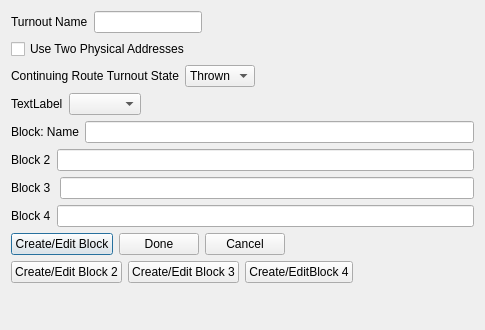
<?xml version="1.0" encoding="UTF-8"?>
<ui version="4.0">
 <class>EditTurnout</class>
 <widget class="QDialog" name="EditTurnout">
  <property name="geometry">
   <rect>
    <x>0</x>
    <y>0</y>
    <width>485</width>
    <height>330</height>
   </rect>
  </property>
  <property name="windowTitle">
   <string>Edit Turnout</string>
  </property>
  <layout class="QFormLayout" name="formLayout">
   <item row="0" column="0">
    <layout class="QHBoxLayout" name="horizontalLayout">
     <item>
      <widget class="QLabel" name="turnoutNameLabel">
       <property name="text">
        <string>Turnout Name</string>
       </property>
      </widget>
     </item>
     <item>
      <widget class="QLineEdit" name="turnoutNameField"/>
     </item>
    </layout>
   </item>
   <item row="1" column="0">
    <widget class="QCheckBox" name="additionalTurnout">
     <property name="text">
      <string>Use Two Physical Addresses</string>
     </property>
    </widget>
   </item>
   <item row="2" column="0">
    <layout class="QHBoxLayout" name="horizontalLayout_2">
     <item>
      <widget class="QLabel" name="stateLabel">
       <property name="text">
        <string>Continuing Route Turnout State</string>
       </property>
      </widget>
     </item>
     <item>
      <widget class="QComboBox" name="stateBox">
       <item>
        <property name="text">
         <string>Thrown</string>
        </property>
       </item>
       <item>
        <property name="text">
         <string>Closed</string>
        </property>
       </item>
      </widget>
     </item>
    </layout>
   </item>
   <item row="3" column="0">
    <layout class="QHBoxLayout" name="horizontalLayout_9">
     <item>
      <widget class="QLabel" name="secondTurnoutLabel">
       <property name="text">
        <string>TextLabel</string>
       </property>
      </widget>
     </item>
     <item>
      <widget class="QComboBox" name="secondTurnoutComboBox"/>
     </item>
    </layout>
   </item>
   <item row="8" column="0">
    <layout class="QHBoxLayout" name="horizontalLayout_4">
     <item>
      <widget class="QPushButton" name="turnoutEditBlock">
       <property name="text">
        <string>Create/Edit Block</string>
       </property>
      </widget>
     </item>
     <item>
      <widget class="QPushButton" name="turnoutEditDone">
       <property name="text">
        <string>Done</string>
       </property>
      </widget>
     </item>
     <item>
      <widget class="QPushButton" name="turnoutEditCancel">
       <property name="text">
        <string>Cancel</string>
       </property>
      </widget>
     </item>
    </layout>
   </item>
   <item row="9" column="0">
    <layout class="QHBoxLayout" name="horizontalLayout_5">
     <item>
      <widget class="QPushButton" name="turnoutEditBlockB">
       <property name="text">
        <string>Create/Edit Block 2</string>
       </property>
      </widget>
     </item>
     <item>
      <widget class="QPushButton" name="turnoutEditBlockC">
       <property name="text">
        <string>Create/Edit Block 3</string>
       </property>
      </widget>
     </item>
     <item>
      <widget class="QPushButton" name="turnoutEditBlockD">
       <property name="text">
        <string>Create/EditBlock 4</string>
       </property>
      </widget>
     </item>
    </layout>
   </item>
   <item row="4" column="0" colspan="2">
    <layout class="QHBoxLayout" name="horizontalLayout_3">
     <item>
      <widget class="QLabel" name="blockNameLabel">
       <property name="text">
        <string>Block: Name</string>
       </property>
      </widget>
     </item>
     <item>
      <widget class="QLineEdit" name="blockNameField"/>
     </item>
    </layout>
   </item>
   <item row="5" column="0" colspan="2">
    <layout class="QHBoxLayout" name="horizontalLayout_6">
     <item>
      <widget class="QLabel" name="blockBNameLabel">
       <property name="text">
        <string>Block 2</string>
       </property>
      </widget>
     </item>
     <item>
      <widget class="QLineEdit" name="blockBNameField"/>
     </item>
    </layout>
   </item>
   <item row="6" column="0" colspan="2">
    <layout class="QHBoxLayout" name="horizontalLayout_7">
     <item>
      <widget class="QLabel" name="blockCNameLabel">
       <property name="text">
        <string>Block 3 </string>
       </property>
      </widget>
     </item>
     <item>
      <widget class="QLineEdit" name="blockCNameField"/>
     </item>
    </layout>
   </item>
   <item row="7" column="0" colspan="2">
    <layout class="QHBoxLayout" name="horizontalLayout_8">
     <item>
      <widget class="QLabel" name="blockDNameLabel">
       <property name="text">
        <string>Block 4</string>
       </property>
      </widget>
     </item>
     <item>
      <widget class="QLineEdit" name="blockDNameField"/>
     </item>
    </layout>
   </item>
  </layout>
 </widget>
 <resources/>
 <connections/>
</ui>
